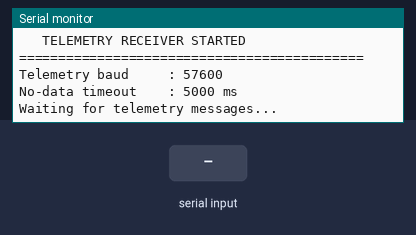
Simulated run of this sketch. Board: Arduino Mega 2560, built with avr-gcc and run on an emulated ATmega2560. Shown: the last lines printed to the serial monitor. Inputs (shaded band) come from the test bench.

Above: at 2.2 s.
2.3 s: "ACK:\n" received over the second serial link
At 3.3 s:
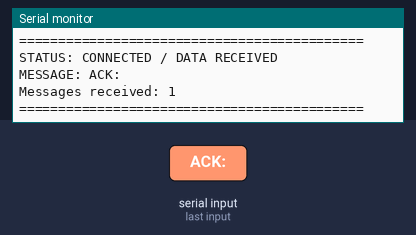
3.8 s: "1\n" received over the second serial link
At 4.4 s:
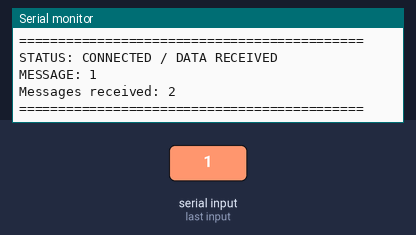

Measured:
- after the input at 2.3 s, the serial monitor: prints a new line at once (image 1)
- after the input at 3.8 s, the serial monitor: prints a new line at once (image 2)

The sketch:

telemetry_receiver_status.ino
```cpp
/*
  =====================================================
     TELEMETRY RECEIVER WITH CONNECTION STATUS
  =====================================================

  Board   : Arduino Mega 2560  #2  (RECEIVER)
  Project : Telemetry radio text-communication test

  Same job as telemetry_receiver.ino, plus a simple link status:

    STATUS: CONNECTED / DATA RECEIVED
        printed every time a message arrives.

    STATUS: NO RECENT TELEMETRY DATA
        printed ONCE when no message has arrived for
        CONNECTION_TIMEOUT milliseconds.

    STATUS: DATA RESUMED
        printed when messages arrive again after a timeout.

  NOTE
    Telemetry radios do not give the Arduino a "connected" signal.
    "Connected" here means "a message arrived recently". The sender only
    transmits when you type something, so the timeout message also
    appears if nobody types for CONNECTION_TIMEOUT milliseconds.

  WIRING  (the UART lines must CROSS: TX -> RX, RX <- TX)
    Telemetry TX   -> Arduino RX1  (pin 19)
    Telemetry RX   <- Arduino TX1  (pin 18)
    Telemetry GND  -> Arduino GND
    Telemetry 5V   -> Arduino 5V   (only if your radio is a 5 V module)

  Serial Monitor : 115200 baud
*/


// ---------------------------------------------------
// CONFIGURATION
// ---------------------------------------------------

#define TELEMETRY_BAUD 57600
#define USB_BAUD 115200

// Time without data after which "NO RECENT TELEMETRY DATA" is printed
const unsigned long CONNECTION_TIMEOUT = 5000;


// ---------------------------------------------------
// VARIABLES
// ---------------------------------------------------

String receivedMessage = "";

unsigned long lastMessageTime = 0;
unsigned long messageCount = 0;

// true after the first message has been received
bool dataReceivedOnce = false;

// ONE flag, shared by the "timeout" and the "data received" code.
// It makes sure the timeout message is printed only once per outage
// and is printed again for every new outage.
bool timeoutReported = false;


// ---------------------------------------------------
// SETUP
// ---------------------------------------------------

void setup()
{
  Serial.begin(USB_BAUD);

  Serial1.begin(TELEMETRY_BAUD);

  delay(1000);

  Serial.println();
  Serial.println(F("============================================"));
  Serial.println(F("   TELEMETRY RECEIVER STARTED"));
  Serial.println(F("============================================"));
  Serial.println();
  Serial.print(F("Telemetry baud     : "));
  Serial.println(TELEMETRY_BAUD);
  Serial.print(F("No-data timeout    : "));
  Serial.print(CONNECTION_TIMEOUT);
  Serial.println(F(" ms"));
  Serial.println();
  Serial.println(F("Waiting for telemetry messages..."));
}


// ---------------------------------------------------
// LOOP
// ---------------------------------------------------

void loop()
{
  // ------------------------------------
  // Receive message
  // ------------------------------------

  if (Serial1.available())
  {
    receivedMessage = Serial1.readStringUntil('\n');

    receivedMessage.trim();

    if (receivedMessage.length() > 0)
    {
      // Data is back after a reported timeout
      if (timeoutReported)
      {
        Serial.println();
        Serial.print(F("STATUS: DATA RESUMED after "));
        Serial.print((millis() - lastMessageTime) / 1000.0, 1);
        Serial.println(F(" s without data"));
      }

      lastMessageTime = millis();
      dataReceivedOnce = true;
      timeoutReported = false;
      messageCount++;

      Serial.println();
      Serial.println(F("============================================"));
      Serial.println(F("STATUS: CONNECTED / DATA RECEIVED"));
      Serial.print(F("MESSAGE: "));
      Serial.println(receivedMessage);
      Serial.print(F("Messages received: "));
      Serial.println(messageCount);
      Serial.println(F("============================================"));

      // Send acknowledgement (never acknowledge an ACK)
      if (!receivedMessage.startsWith("ACK:"))
      {
        Serial1.print(F("ACK: "));
        Serial1.println(receivedMessage);
      }
    }
  }


  // ------------------------------------
  // Connection timeout
  // ------------------------------------

  if (dataReceivedOnce &&
      !timeoutReported &&
      (millis() - lastMessageTime > CONNECTION_TIMEOUT))
  {
    Serial.println();
    Serial.println(F("STATUS: NO RECENT TELEMETRY DATA"));
    Serial.print(F("        (no message for more than "));
    Serial.print(CONNECTION_TIMEOUT / 1000.0, 1);
    Serial.println(F(" s)"));

    timeoutReported = true;
  }
}
```
